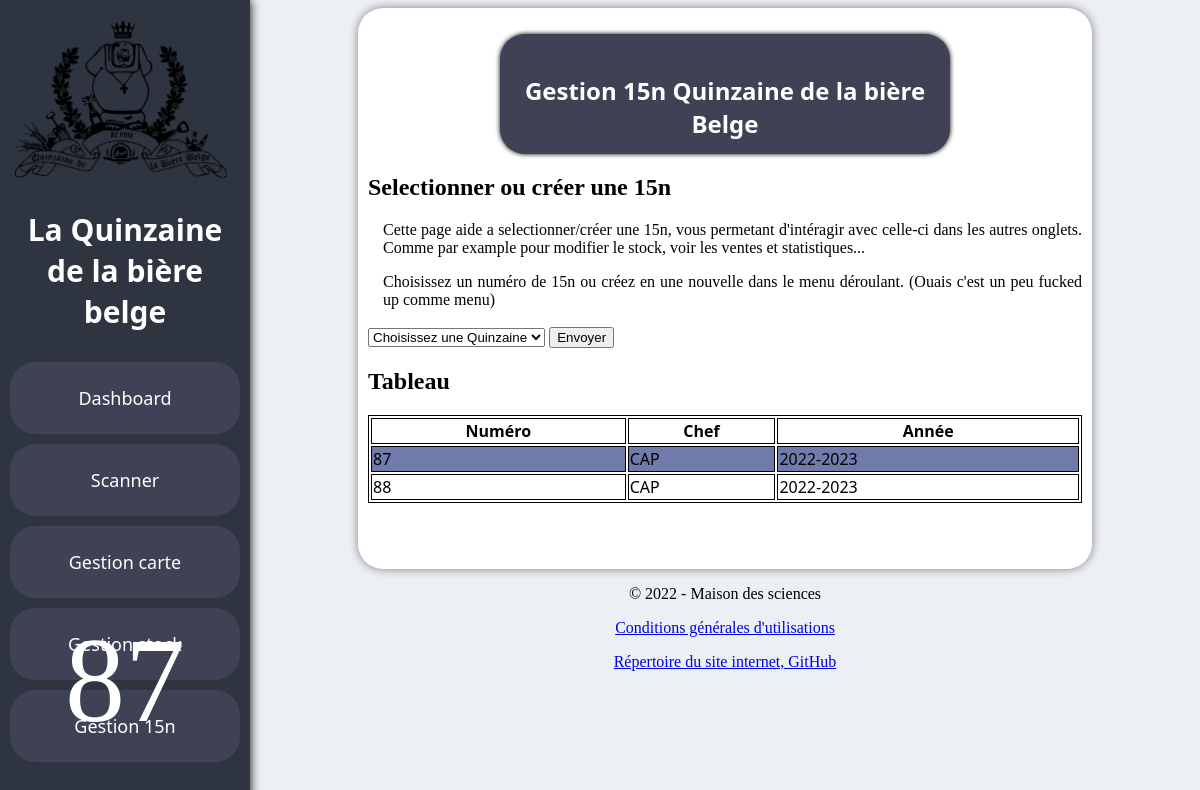
/gestion_15n, run on an earlier commit of the app's database.
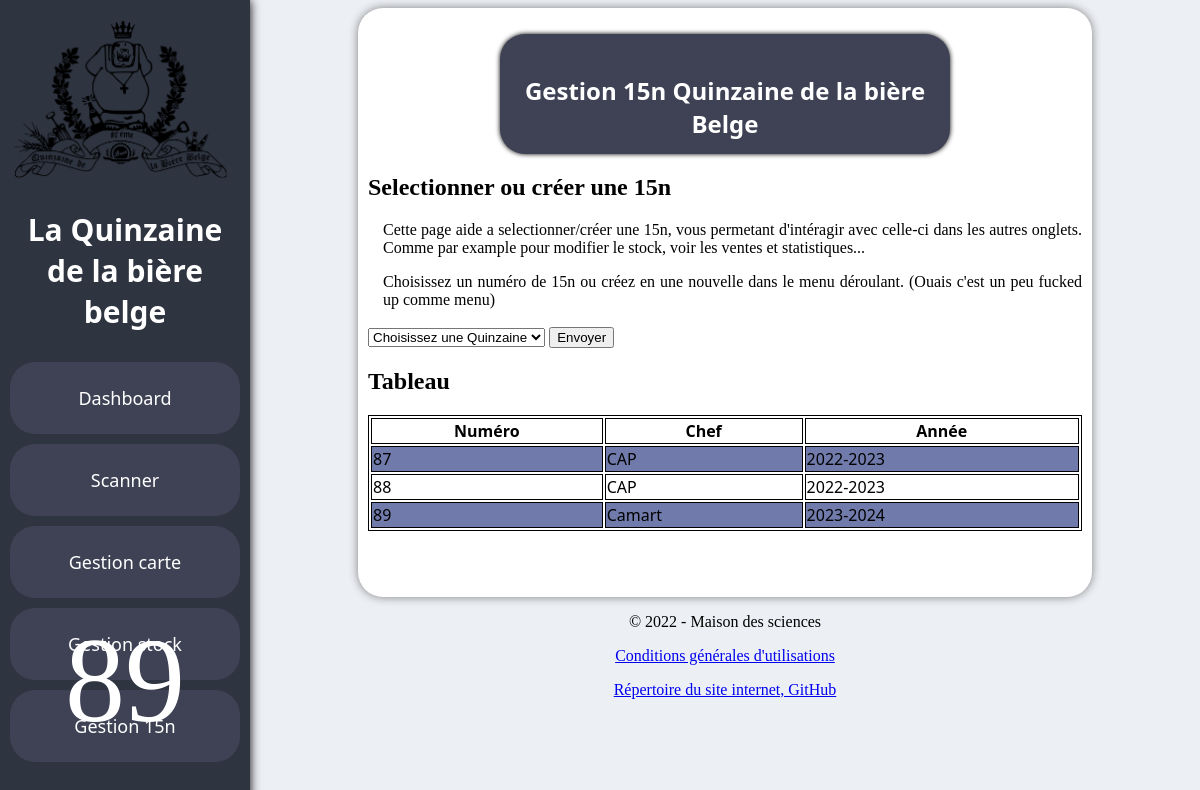
And on a later commit of the database.
### tables this page shows
CREATE TABLE quinzaine_list(
                    id_quinzaine            INTEGER PRIMARY KEY NOT NULL,
                    auteur                  TEXT        NOT NULL,
                    actif                   INTEGER     NOT NULL,
                    annee                   TEXT        NOT NULL
                    );

### app.py (the view)
@app.route("/gestion_15n", methods=["POST", "GET"])
def gestion_15n():
    error_message = ""
    data = get_15n_chef_annee()
    quinzaines = get15n_id()
    last_15n = quinzaines[-1] + 1
    texte = "créer "+str(last_15n)+" éme 15n"
    quinzaines.append(texte)
    if request.method == 'POST':
        SelectedQuinzaineId = request.form["15n_id"]
        print(((SelectedQuinzaineId)))
        if (SelectedQuinzaineId == "Choisissez une Quinzaine"):
            active_15n = get_active_15n()
            return render_template("gestion_15n.html", quinzaines = quinzaines, error_message = "Erreur veuillez selectionner une 15n ou en créer une", last_15n = last_15n, data = data, active_15n=active_15n)
        try:
            int(SelectedQuinzaineId)
        except:
            return redirect(url_for('add_15n', To_add=last_15n))
        try:
            switch_15n(SelectedQuinzaineId)
            print("selected switch 15n")
        except:
            error_message = "error switching 15n"
            active_15n = get_active_15n()
            return render_template("gestion_15n.html", quinzaines = quinzaines, error_message = switched, last_15n = last_15n, data = data, active_15n=active_15n)
        switched = "Switched to "+str(SelectedQuinzaineId)+" éme 15n"
        active_15n = get_active_15n()
        return render_template("gestion_15n.html", quinzaines = quinzaines, error_message = switched, last_15n = last_15n, data = data, active_15n=active_15n)
    else:
        active_15n = get_active_15n()
        return render_template("gestion_15n.html", quinzaines = quinzaines, error_message = error_message, last_15n = last_15n, data = data, active_15n=active_15n)

### utilities_quinzaine.py (called while the page is built)
def get15n_id():
    quinzaineId = []
    for i in cursor.execute("SELECT id_quinzaine FROM quinzaine_list"):
        tmp = []
        for j in i:
            if type(j) == int:
                tmp.append(j)
        quinzaineId.append(tmp[0])
    return quinzaineId

def get_active_15n():
    out = []
    action1 = "SELECT id_quinzaine FROM quinzaine_list WHERE actif = 1"
    data = cursor.execute(action1)
    connection.commit()
    for x in data:
        out.append(x)
    return out[0][0]

def get_15n_chef_annee():
    out = []
    action1 = 'SELECT id_quinzaine, auteur, annee FROM quinzaine_list'
    tmp = cursor.execute(action1)
    for x in tmp:
        out.append(x)
    connection.commit()
    return out

### templates/gestion_15n.html (shortened to what this page needs)
{% extends "layout.html" %}
{% block css %}
<link rel="stylesheet" href="{{ url_for('static', filename= 'dashbord.css') }}">
{% endblock %}
{% block content%}
<div class="rectangle">
    <h1>
        Gestion 15n Quinzaine de la bière Belge
    </h1>
</div>
<h1>Selectionner ou créer une 15n</h1>
<p>Cette page aide a selectionner/créer une 15n, vous permetant d'intéragir avec celle-ci dans les autres onglets. Comme par example pour modifier le stock, voir les ventes et statistiques...</p>
<p>Choisissez un numéro de 15n ou créez en une nouvelle dans le menu déroulant. (Ouais c'est un peu fucked up comme menu)</p>
<form method="post" class="form">
    <select name="15n_id" >
        <OPTION selected>Choisissez une Quinzaine
        {% for quinzaine in quinzaines %}
            <OPTION>{{quinzaine}}
        {% endfor %}
    </select>
    <button type="submit">Envoyer</button>
</form>
<h1>Tableau</h1>
<html>
<body>
<table style="width:100%">
  <tr>
    <th>Numéro</th>
    <th>Chef</th>
    <th>Année</th>
  </tr>
  {% for x in data %}
    <tr>
        {% for y in x %}
            <td>{{y}}</td>
        {% endfor %}
    </tr>
  {% endfor %}
</table>
</body>
</html>
{% endblock %}

### templates/layout.html (shortened to what this page needs)
<!DOCTYPE html>
<html lang="fr">
    <head>
        {% block css%}{% endblock %}
    </head>
    <body>
        <div class="menu-nav">
            <img src="static/15n_moine_87.png">
            <h1>La Quinzaine de la bière belge</h1>
            <a href="/">Dashboard</a>
            <a href="/scanner">Scanner</a>
            <a href="/gestion_carte">Gestion carte</a>
            <a href="/gestion_stock">Gestion stock</a>
            <a href="/gestion_15n">Gestion 15n</a>
        </div>
        <div class="menu-num">
            <a href="/gestion_15n">{{active_15n}}</a>
        </div>
        <section class="top-page" id="content">
            <div class="main-page">
                <p>
                    {%block content%}{%endblock%}
                </p>
            </div>
        </section>
        <footer class=" footer">
            <p class="copyright">&copy; 2022 - Maison des sciences</p>
            <a href="https://www.youtube.com/watch?v=dQw4w9WgXcQ" class="cgu" target="_blank">Conditions générales d'utilisations</a>
            <a href="https://github.com/riri-314/Quinzaine" class="cgu" target="_blank">Répertoire du site internet, GitHub</a>
        </footer>
    </body>
</html>

### static/dashbord.css (style rules this page uses)
html { background-color: #eceff4; }
.main-page { font-family: system-ui, -apple-system, BlinkMacSystemFont, 'Segoe UI', Roboto, Oxygen, Ubuntu, Cantarell, 'Open Sans', 'Helvetica Neue', sans-serif; border-radius: 25px; padding-left: 10px; padding-right: 10px; padding-top: 10px; padding-bottom: 50px; margin-left: 350px; margin-right: 100px; background: white; box-shadow: 0px 0px 10px grey; }
.main-page p { text-align: justify; font-family: Georgia, serif; padding-left: 15px; }
.main-page h1 { text-align: justify; font-family: Georgia, serif; }
.menu-nav { height: 100%; width: 250px; position: fixed; z-index: 1; top: 0; left: 0; background-color:#2e3440; overflow-x: hidden; padding-top: 20px; box-shadow: 0px 0px 10px black; }
.menu-nav img { display: block; margin-left: auto; margin-right: auto; size: 12px; width: 90% }
.menu-nav h1 { text-align: center; color: white; font-family: system-ui, -apple-system, BlinkMacSystemFont, 'Segoe UI', Roboto, Oxygen, Ubuntu, Cantarell, 'Open Sans', 'Helvetica Neue', sans-serif; text-decoration: none; font-size: 30px; display: block; padding: 10px; }
.menu-nav a { border-radius: 25px; margin: 10px; padding: 24px; font-family: system-ui, -apple-system, BlinkMacSystemFont, 'Segoe UI', Roboto, Oxygen, Ubuntu, Cantarell, 'Open Sans', 'Helvetica Neue', sans-serif; font-size: 18px; text-align: center; color: white; background-color:#3e4254; text-decoration: none; display: block; }
.menu-num { z-index: 2; width: 250px; position: fixed; bottom: 0; left: 0; overflow-x: hidden; padding-bottom: 50px; }
.menu-num a { text-align: center; color: white; font-family: serif; text-decoration: none; font-size: 120px; display: block; margin: 0px; }
.rectangle { border-radius: 25px; height: 100px; width: 450px; margin-left: auto; margin-right: auto; background-color: #3e4254; padding-top: 20px; box-shadow: 0px 0px 5px black; }
.rectangle h1 { font-family: system-ui, -apple-system, BlinkMacSystemFont, 'Segoe UI', Roboto, Oxygen, Ubuntu, Cantarell, 'Open Sans', 'Helvetica Neue', sans-serif; text-align: center; color: white; }
.footer { padding-left:250px; text-align: center; text-decoration: none; font-family: Georgia, serif; }

### templates/gestion_15n.html (style rules this page uses)
table, th, td { border:1px solid black; }
tr:nth-child(even) { background-color:#707bab; }

What changed in the data, as far as the page shows it:
added quinzaine_list: x "89", auteur "Camart", annee "2023-2024"
Also different on the page:
{{ active_15n }}: "87" → "89"
